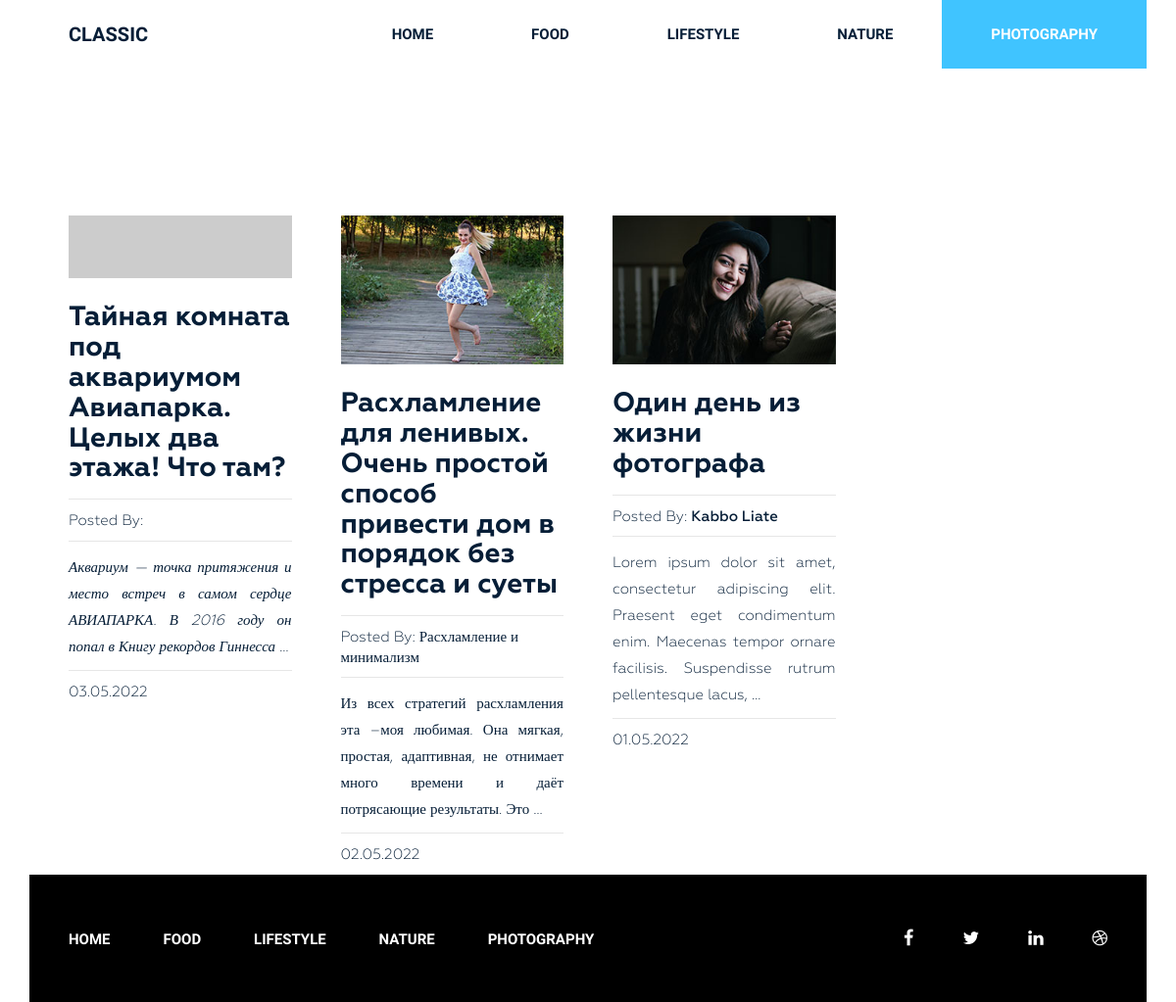
The app's page /category/photography/ with its own data.
### Burgers/models.py (models this page shows, shortened)
class Category(models.Model):
    title = models.CharField(max_length=255)
    slug = models.SlugField(max_length=255, verbose_name='Url', unique=True)
    def __str__(self):
        return self.title
    def get_absolute_url(self):
        return reverse('category', kwargs={"slug": self.slug})
    class Meta:
        ordering = ['title']
        verbose_name_plural = 'Категории'

class Post(models.Model):
    title = models.CharField(max_length=255)
    slug = models.SlugField(max_length=255)
    author = models.CharField(max_length=100)
    content = models.TextField(blank=True)
    created_at = models.DateTimeField(auto_now_add=True, verbose_name='Дата публикации')
    photo = models.ImageField(upload_to='photos/%Y/%m/%d/', blank=True)
    views = models.IntegerField(default=0, verbose_name='кол-во просмотров')
    category = models.ForeignKey(Category, on_delete=models.PROTECT, related_name='posts')
    tags = models.ManyToManyField(Tag, blank=True, related_name='posts')
    class Meta:
        ordering = ['-created_at']
        verbose_name_plural = 'Посты'
    def get_absolute_url(self):
        return reverse('post', kwargs={"slug": self.slug})

### Burgers/views.py (the view)
# urls.py: path('category/<str:slug>/', PostsByCategory.as_view(), name='category'),
class PostsByCategory(ListView):
    template_name = 'Burgers/category_list.html'
    context_object_name = 'posts'
    paginate_by = 4
    allow_empty = False
    def get_queryset(self):
        return Post.objects.filter(category__slug=self.kwargs['slug'])
    def get_context_data(self, *, object_list=None, **kwargs):
        context = super().get_context_data(**kwargs)
        context['title'] = Category.objects.get(slug=self.kwargs['slug'])
        return context

### Burgers/templatetags/menu.py (called while the page is built)
@register.inclusion_tag('Burgers/menu_tpl.html')
def show_menu(menu_class='menu'):
    categories = Category.objects.all()
    return {"categories":categories, "menu_class":menu_class}

### Burgers/templates/Burgers/category_list.html (shortened to what this page needs)
{% extends 'base.html' %}
{% load static %}
{% block content %}
<section class="blog-post-area">
    <div class="container">
        <div class="row">
            <div class="blog-post-area-style">
                {% for post in posts %}
                <div class="col-md-3">
                    <div class="single-post">
                        {% if post.photo %}
                        <img src="{{ post.photo.url }}" alt="{{post.title}}">
                        {% else %}
                        <img src="https://picsum.photos/id/1060/300/201/?blur=2" alt="{{post.title}}">
                        {% endif %}
                        <h3><a href="{{ post.get_absolute_url }}">{{ post.title }}</a></h3>
                        <h4><span>Posted By: <span class="author-name">{{ post.author }}</span></span>
                        </h4>
                        {{ post.content|truncatewords_html:20|safe }}
                        <h4><span>{{post.created_at|date:"d.m.Y"}}</span></h4>
                    </div>
                </div>
                {% endfor %}
            </div>
        </div>
    </div>
</section>
{% endblock %}

### Burgers/templates/Burgers/menu_tpl.html
<div class="{{menu_class}}">
    <ul>
        <li><a href="{% url 'home' %}">Home</a></li>
        {% for item in categories %}
        <li><a href="{{ item.get_absolute_url }}">{{ item.title }}</a></li>
        {% endfor %}
    </ul>
</div>

### Store/static/style.css (style rules this page uses)
.wrapper header.header .menu { margin: 0 }
.wrapper header.header .menu ul { float: right; margin: 0; padding: 0; margin-right: 4px; }
.wrapper header.header .menu ul li { display: inline-block; list-style: outside none none; margin: 0 -4px 0 0; }
.wrapper header.header .menu ul li a { color: rgb(6, 30, 55); font-family: "Raleway", sans-serif; font-size: 15px; font-weight: 600; line-height: 70px; padding: 26px 50px; text-decoration: none; text-transform: uppercase; }
.wrapper header.header .menu ul li.active a { background: #40c4ff; color: #fff; }
section.blog-post-area { margin-top: 50px; }
section.blog-post-area img { width: 100%; }
section.blog-post-area .single-post { padding-right: 20px; margin: 100px 0px 0px; }
section.blog-post-area h4 span { font-family: Geometria; font-weight: 400; font-size: 15px; color: #061e37; text-decoration: none; }
section.blog-post-area h4 span.author-name { font-weight: 500; }
.blog-post-area .single-post h3 a { font-family: Geometria; font-size: 28px; font-weight: 700; text-decoration: none; color: #061e37; }
.blog-post-area .single-post p { color: #061e37; font-family: Geometria; font-size: 15px; font-weight: 400; line-height: 27px; padding-top: 14px; position: relative; text-align: justify; }
.blog-post-area .single-post h4 { margin-bottom: 12px; padding-top: 10px; position: relative; }
.blog-post-area .single-post h4::before { background: #e6e6e6 none repeat scroll 0 0; content: ""; height: 1px; position: absolute; top: 0; width: 100%; }
.blog-post-area .single-post p::before { background: #e6e6e6 none repeat scroll 0 0; content: ""; height: 1px; position: absolute; top: 0; width: 100%; }
.blog-post-area .single-post h3 { margin: 25px 0 15px; }
.blog-post-area .blog-post-area-style { margin: 0 20px 0 40px; }
.wrapper footer.footer .footer-menu { margin: 0 }
.wrapper footer.footer .footer-menu ul { line-height: 130px; margin: 0; padding: 0; }
.wrapper footer.footer .footer-menu ul li { display: inline; list-style: outside none none; margin: 0; padding: 30px 0px; }
.wrapper footer.footer .footer-menu ul li a { color: #fff; font-family: "Raleway", sans-serif; font-size: 15px; font-weight: 600; line-height: 70px; margin-left: 40px; padding: 26px 10px 26px 0; text-decoration: none; text-transform: uppercase; }

### records on screen
Category: title "FOOD"
Category: title "LIFESTYLE"
Category: title "NATURE"
Category: title "PHOTOGRAPHY"
Post: title "Тайная комната под аквариумом Авиапарка. Целых два этажа! Что там?", content "Аквариум — точка притяжения и место встреч в самом сердце АВИАПАРКА. В 2016 году он попал в Книгу рекордов Гиннесса …", created_at "03.05.2022"
Post: photo (picture), title "Расхламление для ленивых. Очень простой способ привести дом в порядок без стресса и суеты", author "Расхламление и минимализм", content "Из всех стратегий расхламления эта –моя любимая. Она мягкая, простая, адаптивная, не отнимает много времени и даёт потрясающие результаты. Это …", created_at "02.05.2022"
Post: photo (picture), title "Один день из жизни фотографа", author "Kabbo Liate", content "Lorem ipsum dolor sit amet, consectetur adipiscing elit. Praesent eget condimentum enim. Maecenas tempor ornare facilisis. Suspendisse rutrum pellentesque lacus, …", created_at "01.05.2022"
